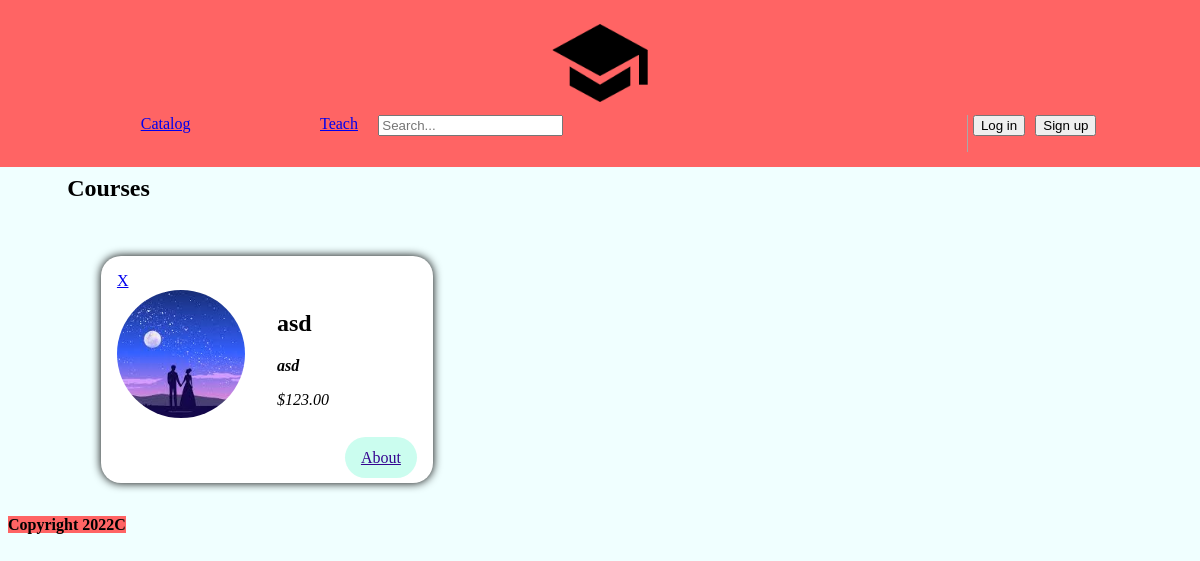
Before: / with the older database file.
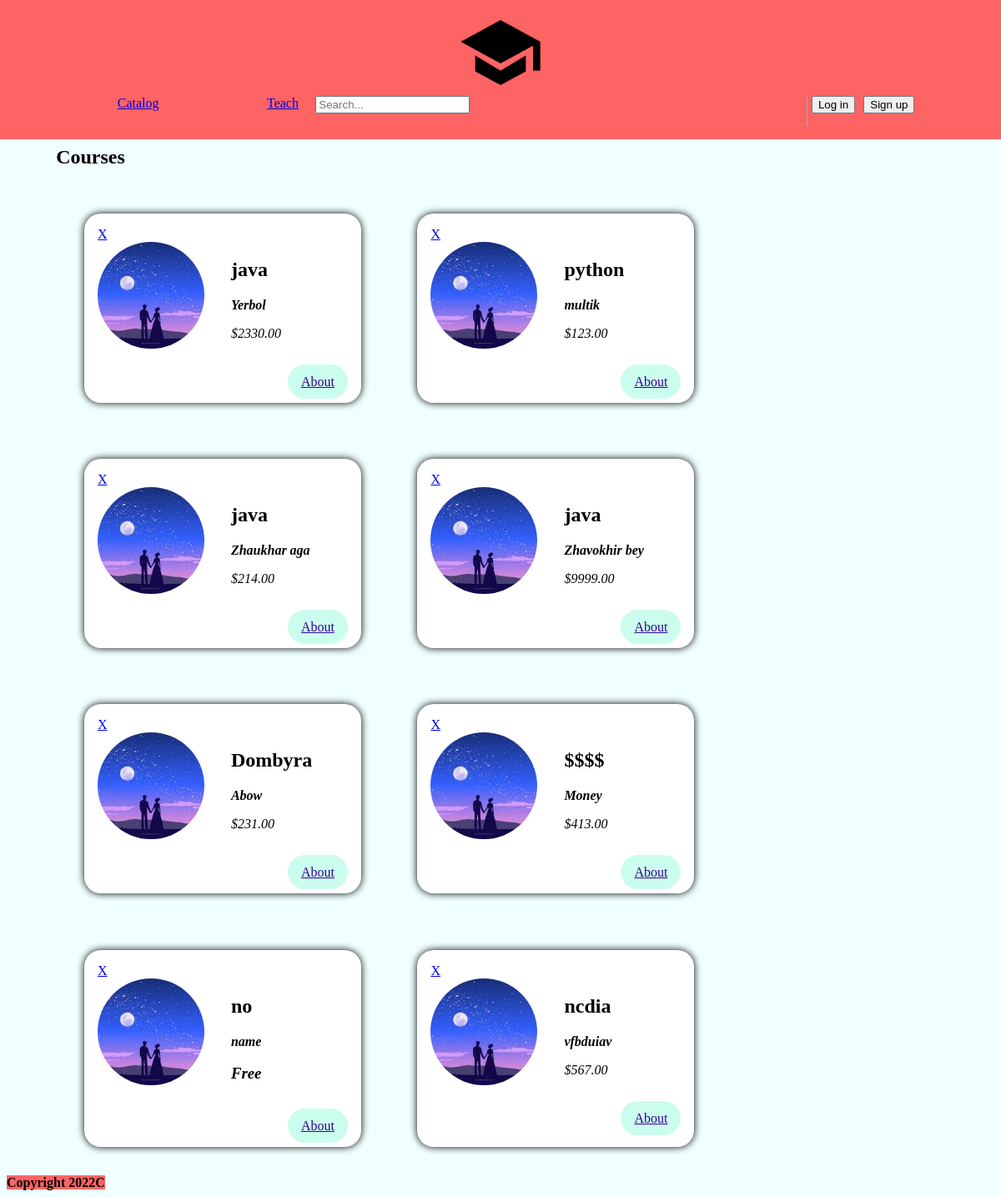
After: the same page with the newer database file.
### main/models.py (models this page shows, shortened)
class Course(models.Model):
    coursename = models.CharField(max_length=256, null=False)
    teacher = models.CharField(max_length=32, null=False)
    price = models.DecimalField(max_digits=8, decimal_places=2)

### main/views.py (the view)
# urls.py: path('' , views.course , name = 'course'),
def course(request):
    courses = Course.objects.all()
    return render(request , 'main/Card.html',{
        'courses':courses,
    })

### main/templates/main/Card.html
{% include 'main/header.html' %}
{% load static %}
{% block card %}
     <main>
        <section>
            <h2>Courses</h2>
            <ol>
                {% for course in courses %}
                    <li class="meetup-item">
                        <article>
                            <a href="{% url 'delete'  courseid=course.id %}">X</a>
                            <div class="meetup-summary">
                                <div class="meetup-image">
                                    <img src="{%static 'main/img.jpeg'%}" , alt="src">
                                </div>
                                <div class="meetup-details">
                                    <h2>{{ course.coursename }}</h2>
                                    <address>
                                        <strong>{{ course.teacher }}</strong>
                                            {% if  course.teacher  == 'Yerbol Baygaraev' %}
                                                <h1>PRICELESS</h1>
                                            {% elif  course.teacher  == 'Bissenbay Dauletbaev' %}
                                                <h1>PRICELESS</h1>
                                            {% elif course.price == 0 %}
                                                <h1>Free</h1>
                                            {% else %}
                                                <p>${{ course.price }}</p>
                                            {% endif %}
                                    </address>
                                </div>
                            </div>
                            <div class="meetup-actions">
                                <a href="{{course.pk}}" class="btn">
                                About
                                </a>
                            </div>
                        </article>
                    </li>
                {% endfor %}
            </ol>
        </section>
    </main>
{% endblock %}
{% include 'main/Footer.html' %}

Changed rows visible on the page:
removed Course: coursename "asd", teacher "asd", price "123.00"
added Course: coursename "java", teacher "Yerbol", price "2330.00"
added Course: coursename "python", teacher "multik", price "123.00"
added Course: coursename "java", teacher "Zhaukhar aga", price "214.00"
added Course: coursename "java", teacher "Zhavokhir bey", price "9999.00"
added Course: coursename "Dombyra", teacher "Abow", price "231.00"
added Course: coursename "$$$$", teacher "Money", price "413.00"
added Course: coursename "no", teacher "name", price "Free"
added Course: coursename "ncdia", teacher "vfbduiav", price "567.00"
